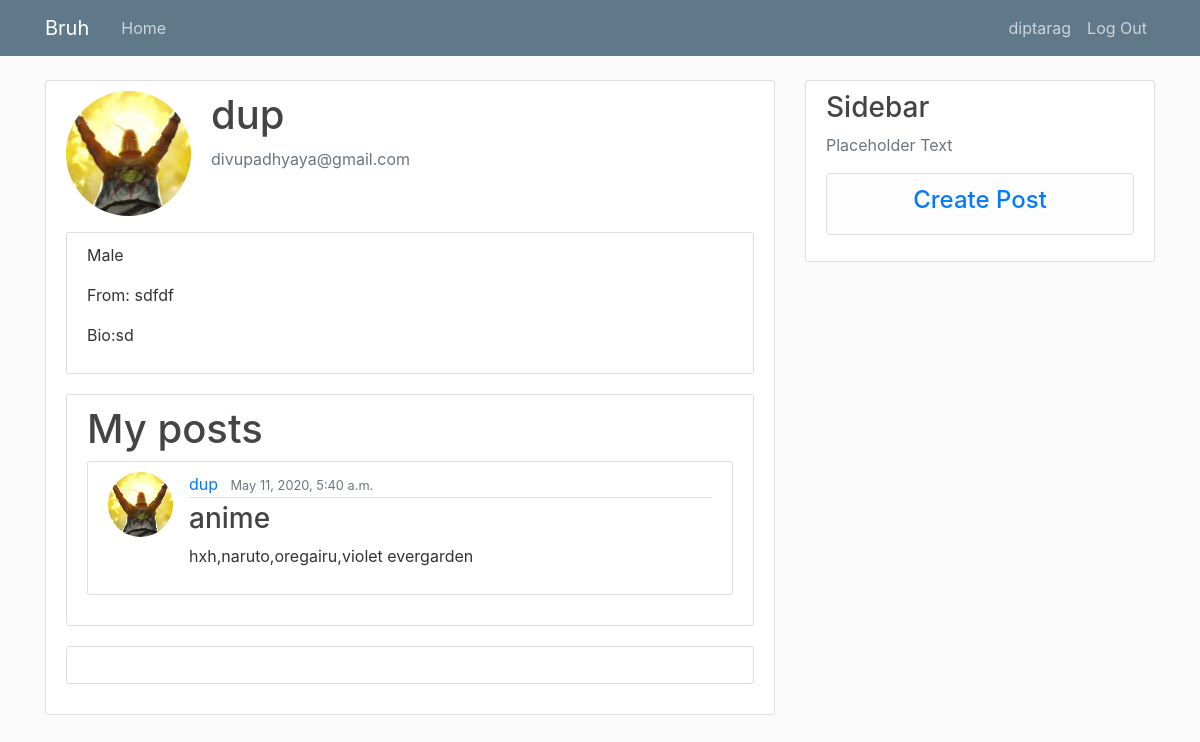
The page /user/dup/profile/ (signed in) on the database its author committed.
### user/models.py (models this page shows, shortened)
class Profile(models.Model):
    user = models.OneToOneField(User, on_delete=models.CASCADE)
    image = models.ImageField(default='default.jpg', upload_to='profile_pics')
    bio = models.TextField(unique=False, default=" ")
    country = models.CharField(max_length=50, default=" ")
    gender = models.IntegerField(choices=SEX, default=0)

### Post/models.py (models this page shows, shortened)
class Post(models.Model):
	title = models.CharField(max_length=100)
	content = models.TextField()
	date_posted = models.DateTimeField(default=timezone.now)
	author = models.ForeignKey(User, on_delete=models.CASCADE)
	views = models.ManyToManyField(User, related_name='post_views', blank = True)
	likers = models.ManyToManyField(User, related_name = 'likers', blank = True)

### user/views.py (the view)
# urls.py: path('<slug:slug>/profile/',views.profile,name='profile'),
@login_required
def profile(request,slug):
	userd = User.objects.filter(username__iexact=slug)
	if request.user.is_authenticated:
		if(request.method == 'POST'):
			p_form = ProfileUpdateForm(request.POST, request.FILES, instance = request.user.profile)
			if(p_form.is_valid()):
				p_form.save()
				messages.success(request, 'Account has been updated.')
				return redirect('profile',slug=slug)
		else:
			p_form = ProfileUpdateForm(instance = request.user.profile)
		context = {
		'pform':p_form,
		'userd':userd[0],
		'slug':slug
		}
	else:
		context = {
		'userd':userd[0],
		'slug':slug
		}
	context['posts'] = Post.objects.filter(author__username = slug)
	return render(request, 'users/profile.html', context)

### user/templates/users/profile.html (shortened to what this page needs)
{% extends "base.html" %}
{% load crispy_forms_tags %}
{% block content %}
    <div class="content-section">
      <div class="media">
        <img class="rounded-circle account-img" src="{{userd.profile.image.url}}">
        <div class="media-body">
          <h2 class="account-heading">{{ userd.username }}</h2>
          <p class="text-secondary">{{ userd.email }}</p>
        </div>
      </div>
      <div class="content-section">
        <p> {{userd.profile.get_gender_display}} </p>
        <p> From: {{userd.profile.country}} </p>
        <p> Bio:{{userd.profile.bio}} </p>
    	</div>
      <div class="content-section">
        <h1> My posts </h1>
      {% for post in posts %}
      <article class="media content-section">
            <img class = "rounded-circle article-img" src = "{{post.author.profile.image.url}}">
      <div class="media-body">
        <div class="article-metadata">
          <a class="mr-2" href="{% url 'profile' slug=post.author.username %}">{{ post.author }}</a>
          <small class="text-muted">{{ post.date_posted }}</small>
        </div>
        <h3><a class="article-title" href="{% url 'post-detail' post.id %}">{{ post.title }}</a></h3>
        <p class="article-content">{{ post.content }}</p>
      </div>
    </article>
        {% endfor %}
    </div>
      <div class="content-section">
    	</div>
    </div>
{% endblock content %}

### templates/base.html (shortened to what this page needs)
{% load static %}
<!DOCTYPE HTML>
<html lang="en">
  <head>
     <link rel="stylesheet" href="https://stackpath.bootstrapcdn.com/bootstrap/4.1.3/css/bootstrap.min.css">
	<link rel="stylesheet" type="text/css" href="{%static 'main.css' %}">
</head>
<body>
	<header class="site-header">
  <nav class="navbar navbar-expand-md navbar-dark bg-steel fixed-top">
    <div class="container">
      <a class="navbar-brand mr-4" href="/">Bruh</a>
      <div class="collapse navbar-collapse" id="navbarToggle">
        <div class="navbar-nav mr-auto">
          <a class="nav-item nav-link" href="{% url 'blog-home' %}">Home</a>
        </div>
        <div class="navbar-nav">
          {% if user.is_authenticated%}
                      <a class="nav-item nav-link" href="{% url 'profile' slug=user.username %}"> {{user.username }}</a>
                      <a class="nav-item nav-link" href="{% url 'logout' %}">Log Out</a>
          {% else %}
                      <a class="nav-item nav-link" href="{% url 'login' %}">Login</a>
                      <a class="nav-item nav-link" href="{% url 'register' %}">Register</a>
          {% endif %}
        </div>
      </div>
    </div>
  </nav>
</header>
<main role="main" class="container">
  <div class="row">
    <div class="col-md-8">
      {% block content %}{% endblock %}
    </div>
    <div class="col-md-4">
      <div class="content-section">
        <h3>Sidebar</h3>
        <p class='text-muted'>Placeholder Text</p>
          <ul class="list-group">
            {% if user.is_authenticated%}
                <li class="list-group-item list-group-item-light"> <h4 align = "center" ><a href = "{% url 'post-create' %}"> Create Post </a> </h4></li>
            {% endif %}
          </ul>
      </div>
    </div>
  </div>
</main>
  </body>
</html>

### user/static/main.css (style rules this page uses)
body { background: #fafafa; color: #333333; margin-top: 5rem; }
h1, h2, h3, h4, h5, h6 { color: #444444; }
ul { margin: 0; }
.bg-steel { background-color: #5f788a; }
.site-header .navbar-nav .nav-link { color: #cbd5db; }
.content-section { background: #ffffff; padding: 10px 20px; border: 1px solid #dddddd; border-radius: 3px; margin-bottom: 20px; }
.article-title { color: #444444; }
.article-content { white-space: pre-line; }
.article-img { height: 65px; width: 65px; margin-right: 16px; }
.article-metadata { padding-bottom: 1px; margin-bottom: 4px; border-bottom: 1px solid #e3e3e3 }
.account-img { height: 125px; width: 125px; margin-right: 20px; margin-bottom: 16px; }
.account-heading { font-size: 2.5rem; }

### rows shown on the page
Post: author.profile.image (placeholder picture), author "dup", date_posted "May 11, 2020, 5:40 a.m.", title "anime", content "hxh,naruto,oregairu,violet evergarden"

### other values the page prints
{{ user.username }} "diptarag"
{{ userd.username }} "dup"
{{ userd.email }} "divupadhyaya@gmail.com"
{{ userd.profile.get_gender_display }} "Male"
{{ userd.profile.country }} "sdfdf"
{{ userd.profile.bio }} "sd"
